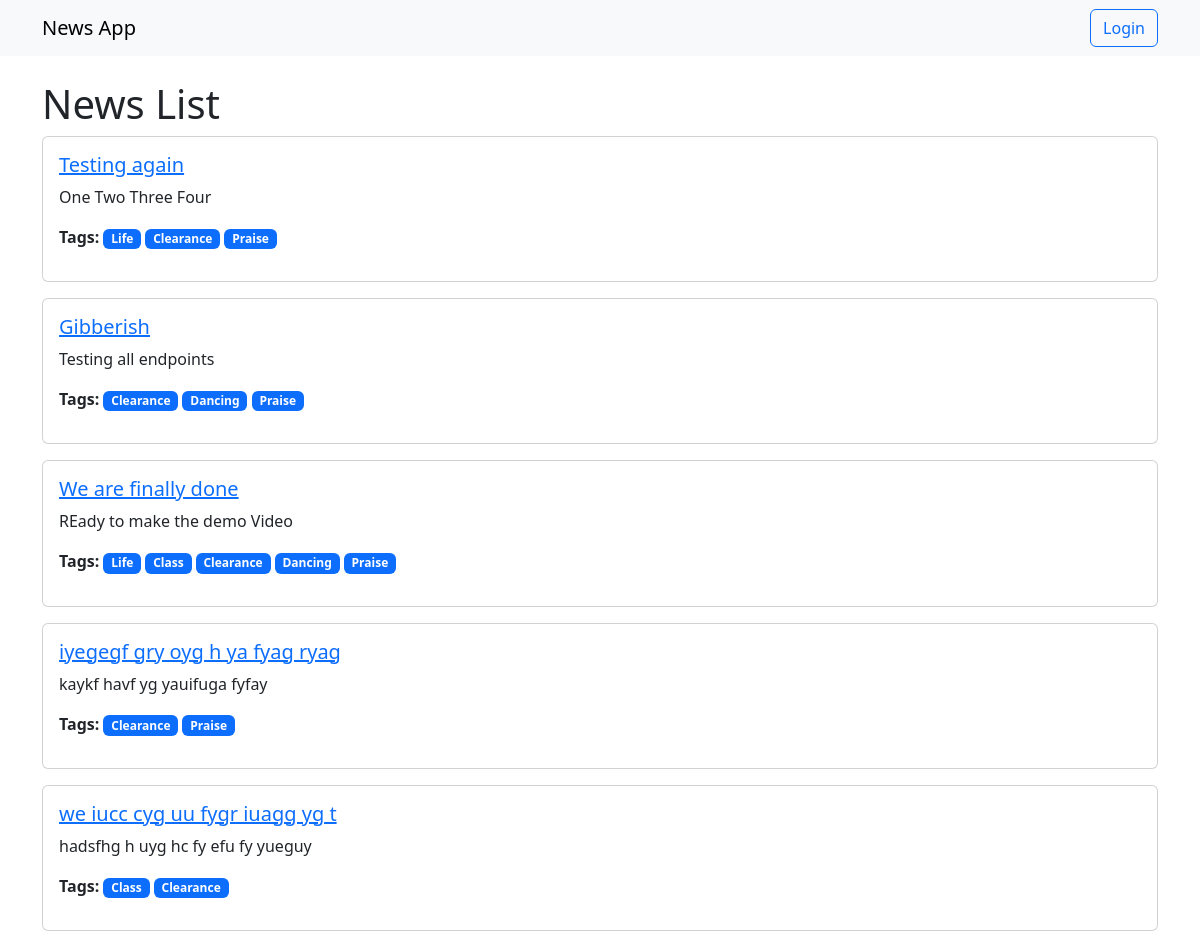
The app's page /, older data.
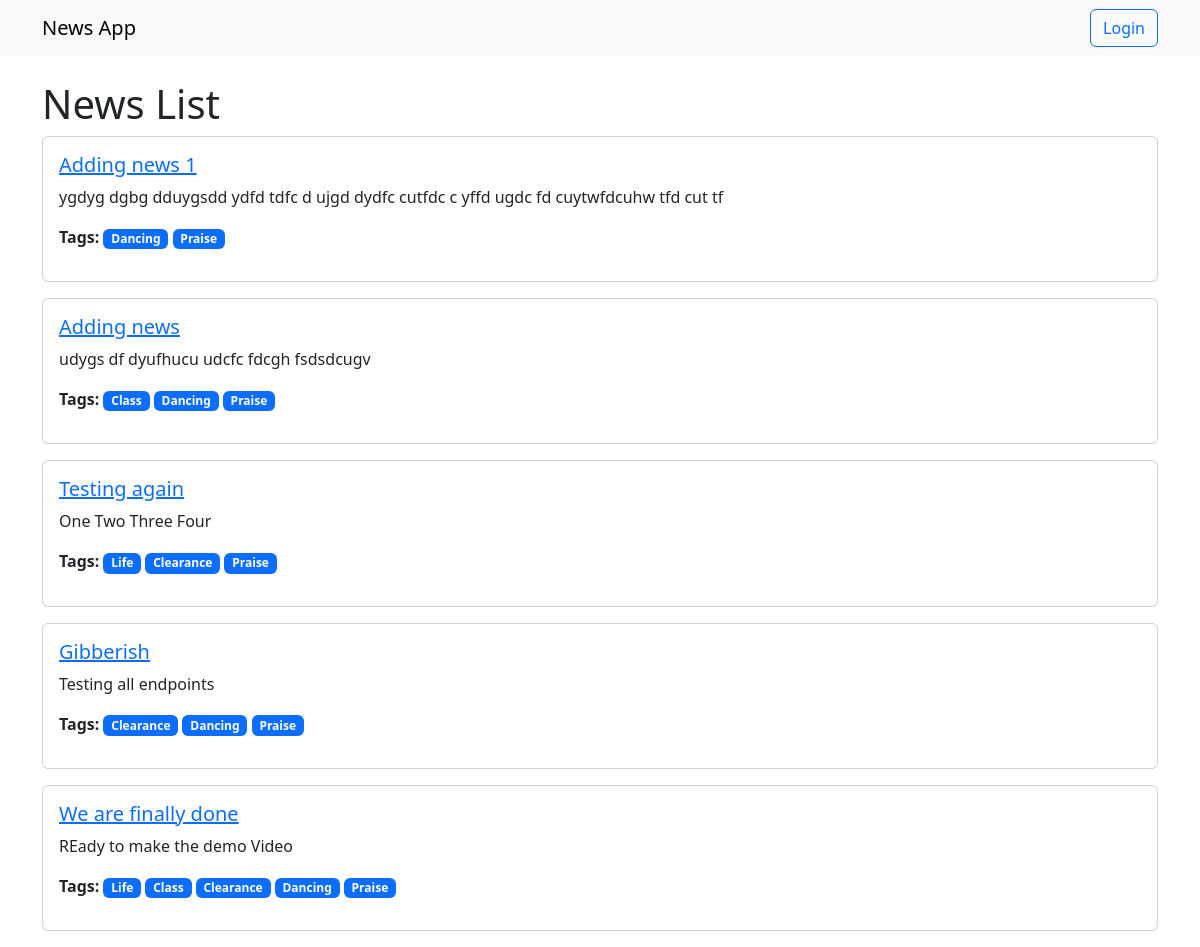
The same page, newer data.
### news/models.py (models this page shows)
class News(models.Model):
    title = models.CharField(max_length=255)
    text = models.TextField()
    image = models.ImageField(upload_to='http://127.0.0.1:8000/media/news_images/', blank=True, null=True)
    tags = models.ManyToManyField('Tag', related_name='news')
    created_at = models.DateTimeField(auto_now_add=True)
    views = models.IntegerField(default=0)

class Tag(models.Model):
    name = models.CharField(max_length=50, unique=True)

### news/urls.py (the view)
# urls.py: path('', news_list_view, name='news-list'),
def news_list_view(request):
    last_news_id = request.GET.get('last_news_id')
    is_admin = request.user.is_authenticated and request.user.is_staff  # Check if user is an admin
    if last_news_id:
        news_list = News.objects.filter(id__lt=last_news_id).order_by('-created_at')[:3]
    else:
        news_list = News.objects.all().order_by('-created_at')[:5]
    news_data = [
        {
            'id': news.id,
            'title': news.title,
            'text': news.text[:150] + "...",
            'tags': [{'id': tag.id, 'name': tag.name} for tag in news.tags.all()]
        } for news in news_list
    ]
    if request.headers.get('X-Requested-With') == 'XMLHttpRequest':
        return JsonResponse({'news': news_data, 'is_admin': is_admin})  # Include is_admin
    return render(request, 'news/news_list.html', {'news_list': news_list, 'is_admin': is_admin})

### news/templates/news/news_list.html (shortened to what this page needs)
{% extends 'news/base.html' %}
{% block content %}
    <h1>News List</h1>
    <div id="news-container">
        {% for news in news_list %}
            <div class="card mb-3 news-item" data-news-id="{{ news.id }}">
                <div class="card-body">
                    <h5 class="card-title">
                        <a href="{% url 'news-detail' news.id %}">{{ news.title }}</a>
                    </h5>
                    <p class="card-text">{{ news.text|truncatechars:150 }}</p>
                    <p><strong>Tags:</strong>
                        {% for tag in news.tags.all %}
                            <a href="{% url 'news-by-tag' tag.id %}" class="badge bg-primary text-decoration-none">{{ tag.name }}</a>
                        {% empty %}
                            <span class="text-muted">No tags</span>
                        {% endfor %}
                    </p>
                </div>
            </div>
        {% empty %}
            <p class="text-muted">No news available.</p>
        {% endfor %}
    </div>
{% endblock %}

### news/templates/news/base.html (shortened to what this page needs)
<!DOCTYPE html>
<html lang="en">
<head>
    <link href="https://cdn.jsdelivr.net/npm/bootstrap@5.3.0/dist/css/bootstrap.min.css" rel="stylesheet">
</head>
<body>
    <nav class="navbar navbar-light bg-light">
        <div class="container">
            <a class="navbar-brand" href="{% url 'news-list' %}">News App</a>
            <div>
                {% if user.is_authenticated %}
                <button onclick="logoutUser()" class="btn btn-outline-danger">Logout</button>
                {% else %}
                    <button class="btn btn-outline-primary" data-bs-toggle="modal" data-bs-target="#loginModal">Login</button>
                {% endif %}
            </div>
        </div>
    </nav>
    <div class="container mt-4">
        {% block content %}{% endblock %}
    </div>
</body>
</html>

Row changes from the older to the newer data that the page shows:
removed News: title "iyegegf gry oyg h ya fyag ryag", text "kaykf havf yg yauifuga fyfay", Tag (name "Clearance"), Tag (name "Praise")
no longer on this page (row unchanged): News: title "we iucc cyg uu fygr iuagg yg t", text "hadsfhg h uyg hc fy efu fy yueguy", Tag (name "Class"), Tag (name "Clearance")
added News: title "Adding news 1", text "ygdyg dgbg dduygsdd ydfd tdfc d ujgd dydfc cutfdc c yffd ugdc fd cuytwfdcuhw tfd cut tf", Tag (name "Dancing"), Tag (name "Praise")
added News: title "Adding news", text "udygs df dyufhucu udcfc fdcgh fsdsdcugv", Tag (name "Class"), Tag (name "Dancing"), Tag (name "Praise")
